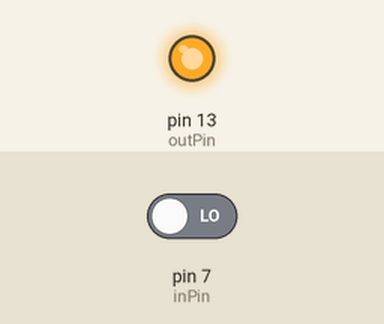
The sketch below on a simulated Arduino Uno, built with avr-gcc and run on an emulated ATmega328P. Shown: output pins drawn as LEDs (lit = HIGH). The test bench sets the inputs (shaded band); at power-on: pin 7 (inPin) LOW.

Above: at 1.2 s.
1.3 s: pin 7 (inPin) driven HIGH
At 2.4 s:
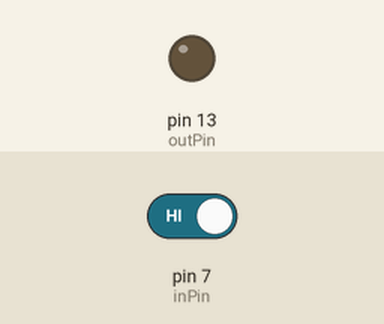
Timing chart, 0 to 4.3 s (numbered marks = the images above; inputs shaded):
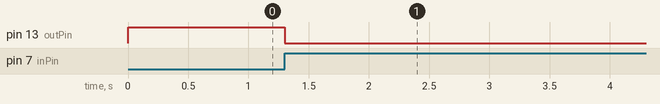

Measured:
- after the input at 1.3 s, pin 13 (outPin): HIGH → LOW at once

The sketch:

Debounce.ino
```cpp
int inPin = 7;
int outPin = 13;
int state = HIGH;
int reading;
int previous = LOW;
long time = 0; // the last time the output pin was toggled
long debounce = 200; // the debounce time, increase if the output flickers
void setup()
{
pinMode(inPin, INPUT);
pinMode(outPin, OUTPUT);
}
void loop()
{
reading = digitalRead(inPin);
if (reading == HIGH && previous == LOW && millis() - time > debounce) { // millis -time>200
if (state == HIGH){
state = LOW;}
else{
state = HIGH;}
// ... and remember when the last button press was
time = millis();
}
digitalWrite(outPin, state);
previous = reading;
}
```
